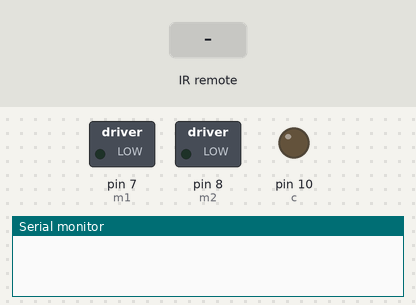
A sketch run on a simulated Arduino Uno, built with avr-gcc and run on an emulated ATmega328P. Parts: switched loads named in the sketch (green lamp = pin HIGH), output pins drawn as LEDs (lit = HIGH), the last lines printed to the serial monitor. The test bench sets the inputs (shaded band).

Above: at 1.2 s.
1.3 s: infrared code 0x80BF49B6 received
At 1.6 s:
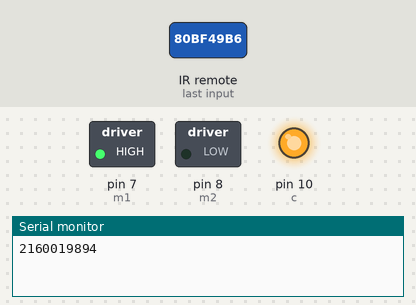
2.8 s: infrared code 0x80BF39C6 received
At 4.0 s:
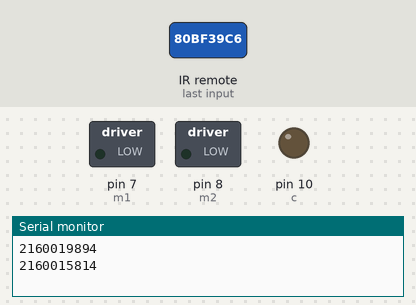
Timing chart, 0 to 5.8 s (numbered marks = the images above; inputs shaded):
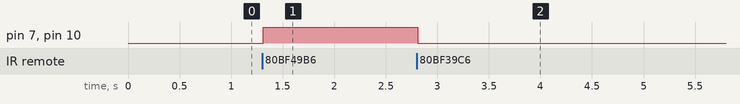

Measured:
- after the input at 1.3 s, pin 7 (m1), pin 10 (c): LOW → HIGH at once
- after the input at 2.8 s, pin 7 (m1), pin 10 (c): HIGH → LOW at once

The sketch:

motor.ino
```cpp
#include <IRremote.h>
int m1=7;
int m2=8;
int RECV_PIN = 3;               //declared for receiving pulses
int c=10;                        // declared if you want to control with a single button
IRrecv irrecv(RECV_PIN);
decode_results results;
void setup()

{
pinMode(m1,OUTPUT);
pinMode(m2,OUTPUT);
 pinMode(c, OUTPUT);
   Serial.begin(9600);
  irrecv.enableIRIn();
}

void loop() {
   if (irrecv.decode(&results))
  {
    Serial.println(results.value);
    delay(10);
  if(results.value==2160019894)
    {
    digitalWrite(m1,HIGH);
    digitalWrite(c,HIGH);
    }
      if(results.value==2160015814)
    {
    digitalWrite(m1,LOW);
    digitalWrite(c,LOW);
    }
    irrecv.resume();
  }
}
    /*

digitalWrite(a,HIGH);
delay(5000);

digitalWrite(a,LOW);
delay(5000);*/
```
